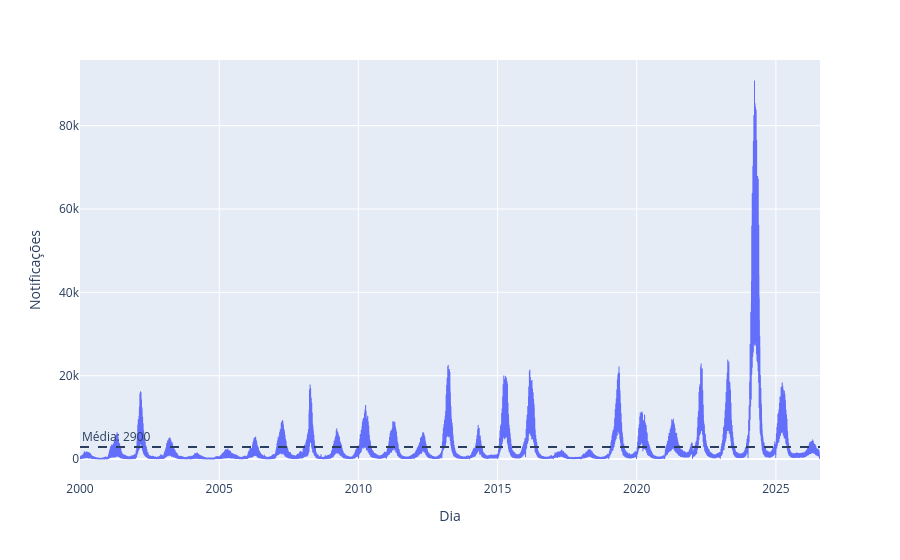

Notebook source saved alongside this figure:
### Markdown cell above
## Visualizações

### Code cell
media = df_notificacoes['Notificações'].mean()

fig = px.line(
    df_notificacoes,
    x='Dia',
    y='Notificações'
)

fig.add_hline(
    y=media,
    line_dash='dash',
    annotation_text=f"Média: {media:.0f}",
    annotation_position="top left"
)

fig.update_traces(line=dict(width=1))

fig.show()

### Figure 1 — Plotly figure (JSON) as saved in the notebook; plotly's stock layout.template omitted (floating-point values rounded to 4 significant figures; data arrays with more than 128 entries replaced by an {"elided": "..."} marker saying what was removed)
{"data": [{"hovertemplate": "Dia=%{x}<br>Notificações=%{y}<extra></extra>", "legendgroup": "", "line": {"color": "#636efa", "dash": "solid", "width": 1}, "marker": {"symbol": "circle"}, "mode": "lines", "name": "", "showlegend": false, "type": "scattergl", "x": {"elided": "9709 str values"}, "xaxis": "x", "y": {"elided": "9709 int values"}, "yaxis": "y"}], "layout": {"annotations": [{"showarrow": false, "text": "Média: 2900", "x": 0, "xanchor": "left", "xref": "x domain", "y": 2900.0, "yanchor": "bottom", "yref": "y"}], "legend": {"tracegroupgap": 0}, "margin": {"t": 60}, "shapes": [{"line": {"dash": "dash"}, "type": "line", "x0": 0, "x1": 1, "xref": "x domain", "y0": 2900.0, "y1": 2900.0, "yref": "y"}], "xaxis": {"anchor": "y", "domain": [0, 1], "title": {"text": "Dia"}}, "yaxis": {"anchor": "x", "domain": [0, 1], "title": {"text": "Notificações"}}}}
